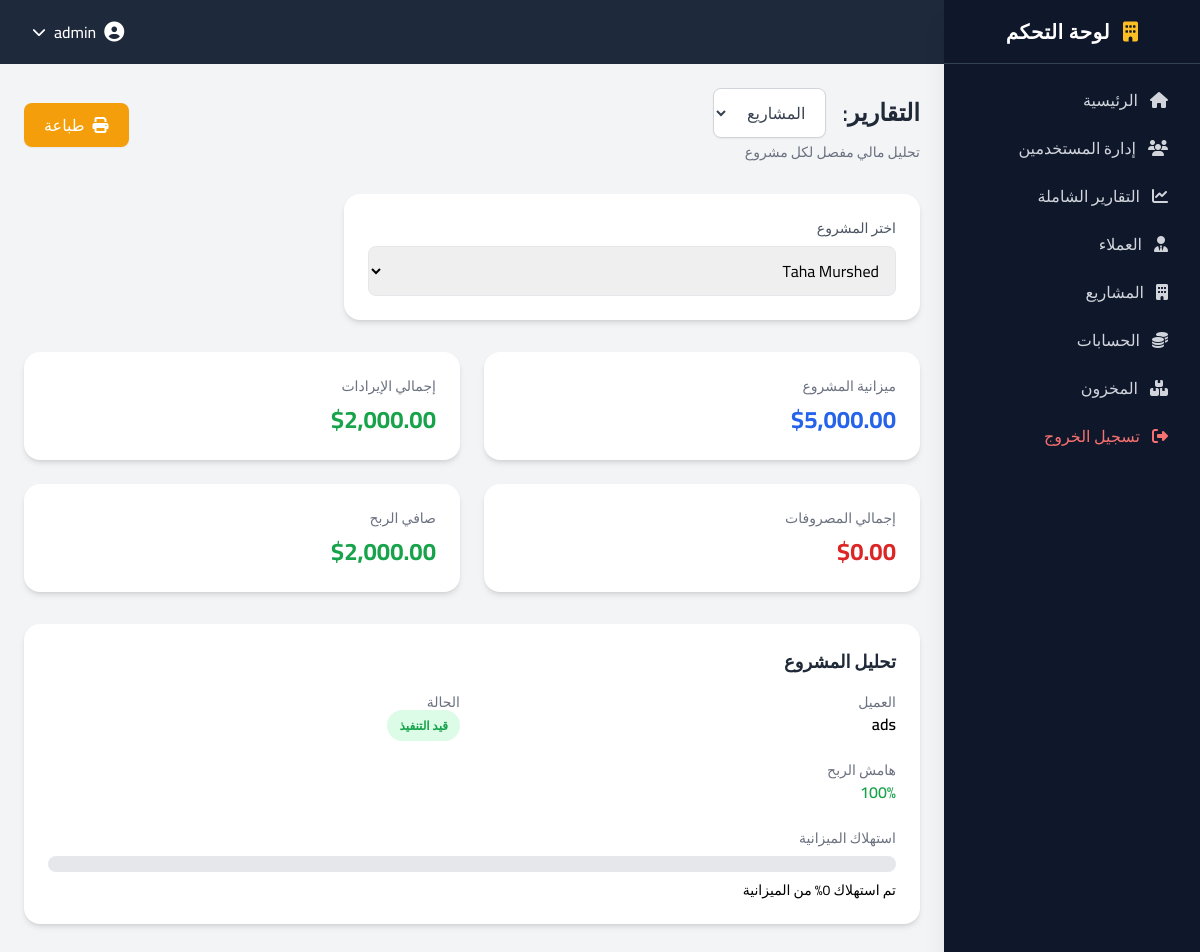
The page /modules/reports/project_report.php?project_id=1 (signed in) on the database its author committed.
### tables this page shows
CREATE TABLE `projects` (
  `id` int NOT NULL,
  `name` varchar(150) NOT NULL,
  `client_id` int NOT NULL,
  `budget` decimal(15,2) DEFAULT '0.00',
  `start_date` date DEFAULT NULL,
  `end_date` date DEFAULT NULL,
  `status` enum('Pending','In Progress','Completed') DEFAULT 'Pending',
  `created_at` timestamp NULL DEFAULT CURRENT_TIMESTAMP
);

CREATE TABLE `clients` (
  `id` int NOT NULL,
  `name` varchar(100) NOT NULL,
  `phone` varchar(20) DEFAULT NULL,
  `email` varchar(100) DEFAULT NULL,
  `address` text,
  `created_at` timestamp NULL DEFAULT CURRENT_TIMESTAMP
);

### modules/reports/project_report.php (the view, shortened to what this page needs)
<?php
require_once '../../config/database.php';
$project_id = isset($_GET['project_id']) && is_numeric($_GET['project_id'])
    ? intval($_GET['project_id'])
    : null;
$project = null;
$revenue = 0;
$expenses = 0;
$profit = 0;
$profit_margin = 0;
$budget_usage = 0;
$projects_list = $conn->query("
    SELECT id, name
    FROM projects
    ORDER BY name ASC
");
if ($project_id) {
    $stmt = $conn->prepare("
        SELECT p.*, c.name AS client_name
        FROM projects p
        JOIN clients c ON p.client_id = c.id
        WHERE p.id = ?
    ");
    $stmt->bind_param("i", $project_id);
    $stmt->execute();
    $result = $stmt->get_result();
    if ($result->num_rows === 1) {
        $project = $result->fetch_assoc();
        $totals_stmt = $conn->prepare("
            SELECT
                (SELECT IFNULL(SUM(amount),0) FROM revenues WHERE project_id = ?) AS total_revenue,
                (SELECT IFNULL(SUM(amount),0) FROM expenses WHERE project_id = ?) AS total_expenses
        ");
        $totals_stmt->bind_param("ii", $project_id, $project_id);
        $totals_stmt->execute();
        $totals = $totals_stmt->get_result()->fetch_assoc();
        $revenue = $totals['total_revenue'];
        $expenses = $totals['total_expenses'];
        $profit = $revenue - $expenses;
        $profit_margin = $revenue > 0
            ? ($profit / $revenue) * 100
            : 0;
        $budget_usage = $project['budget'] > 0
            ? ($expenses / $project['budget']) * 100
            : 0;
    }
}
include '../../includes/header.php';
include '../../includes/sidebar.php';
?>
<div class="lg:mr-64 p-6 min-h-screen bg-gray-100 print:bg-white print:m-0 print:p-0">
    <div class="mb-8 flex flex-col sm:flex-row sm:items-center justify-between gap-4 print:hidden">
        <div>
            <h1 class="text-2xl font-semibold text-gray-800 flex items-center gap-4">
                التقارير:
                <select onchange="window.location.href=this.value" class="text-base border border-gray-300 rounded-lg focus:ring-amber-500 focus:border-amber-500 font-medium text-gray-700 bg-white shadow-sm px-4 py-2 outline-none cursor-pointer">
                    <option value="/construction_system/modules/reports/project_report.php" selected>المشاريع</option>
                </select>
            </h1>
            <p class="text-gray-500 text-sm mt-1">
                تحليل مالي مفصل لكل مشروع
            </p>
        </div>
        <button onclick="window.print()" class="print:hidden bg-amber-500 hover:bg-amber-600 text-white px-5 py-2.5 rounded-lg flex items-center gap-2 shadow-sm transition-all duration-200">
            <i class="fa fa-print"></i>
            <span>طباعة</span>
        </button>
    </div>
    <div class="bg-white rounded-2xl shadow-md p-6 mb-8 max-w-xl print:hidden">
        <form method="GET">
            <label class="block text-sm font-medium text-gray-600 mb-2">
                اختر المشروع
            </label>
            <select name="project_id"
                    onchange="this.form.submit()"
                    class="w-full border rounded-lg px-3 py-2 focus:ring-2 focus:ring-amber-500">
                <?php while($p = $projects_list->fetch_assoc()): ?>
                    <option value="<?= $p['id'] ?>"
                        <?= ($p['id'] == $project_id) ? 'selected' : '' ?>>
                        <?= htmlspecialchars($p['name']) ?>
                    </option>
                <?php endwhile; ?>
            </select>
        </form>
    </div>
<?php if ($project): ?>
    <div class="grid grid-cols-1 sm:grid-cols-2 xl:grid-cols-4 gap-6 mb-8 print:grid-cols-4 print:gap-4">
        <div class="bg-white rounded-2xl shadow-md p-6">
            <p class="text-gray-500 text-sm">ميزانية المشروع</p>
            <h3 class="text-2xl font-bold text-blue-600 mt-2">
                $<?= number_format($project['budget'],2) ?>
            </h3>
        </div>
        <div class="bg-white rounded-2xl shadow-md p-6">
            <p class="text-gray-500 text-sm">إجمالي الإيرادات</p>
            <h3 class="text-2xl font-bold text-green-600 mt-2">
                $<?= number_format($revenue,2) ?>
            </h3>
        </div>
        <div class="bg-white rounded-2xl shadow-md p-6">
            <p class="text-gray-500 text-sm">إجمالي المصروفات</p>
            <h3 class="text-2xl font-bold text-red-600 mt-2">
                $<?= number_format($expenses,2) ?>
            </h3>
        </div>
        <div class="bg-white rounded-2xl shadow-md p-6">
            <p class="text-gray-500 text-sm">صافي الربح</p>
            <h3 class="text-2xl font-bold <?= $profit >= 0 ? 'text-green-600' : 'text-red-600' ?> mt-2">
                $<?= number_format($profit,2) ?>
            </h3>
        </div>
    </div>
    <div class="bg-white rounded-2xl shadow-md p-6 print:shadow-none print:p-0 print:border print:border-gray-300">
        <h3 class="text-lg font-semibold text-gray-800 mb-4">
            تحليل المشروع
        </h3>
        <div class="grid grid-cols-1 md:grid-cols-2 gap-6 mb-6">
            <div>
                <p class="text-gray-500 text-sm">العميل</p>
                <p class="font-semibold"><?= htmlspecialchars($project['client_name']) ?></p>
            </div>
            <div>
                <p class="text-gray-500 text-sm">الحالة</p>
                <?php
                $status_ar = match(strtolower(str_replace(' ', '-', $project['status']))) {
                    'pending'      => 'قيد الانتظار',
                    'in-progress'  => 'قيد التنفيذ',
                    'completed'    => 'مكتمل',
                    default        => htmlspecialchars($project['status'])
                };
                ?>
                <span class="px-3 py-1 rounded-full text-xs font-semibold print:border print:border-gray-400 print:text-gray-800 print:bg-transparent
                    <?= $profit >= 0 ? 'bg-green-100 text-green-600' : 'bg-red-100 text-red-600' ?>">
                    <?= $status_ar ?>
                </span>
            </div>
            <div>
                <p class="text-gray-500 text-sm">هامش الربح</p>
                <p class="font-semibold <?= $profit_margin >= 0 ? 'text-green-600' : 'text-red-600' ?>">
                    <?= round($profit_margin,2) ?>%
                </p>
            </div>
        </div>
        <div>
            <p class="text-gray-500 text-sm mb-2">استهلاك الميزانية</p>
            <div class="w-full bg-gray-200 rounded-full h-4">
            </div>
            <p class="mt-2 text-sm">
                تم استهلاك <?= round($budget_usage,2) ?>% من الميزانية
            </p>
        </div>
    </div>
<?php endif; ?>
</div>
<?php include '../../includes/footer.php'; ?>

### rows shown on the page
projects: budget "5,000.00", client.name "ads", status "قيد التنفيذ"

### other values the page prints
$_SESSION['username'] "admin"
$label "إدارة المستخدمين التقارير الشاملة العملاء المشاريع الحسابات المخزون"
$revenue "2,000.00"
$expenses "0.00"
$profit "2,000.00"
$profit_margin "100"
$budget_usage "0"
form field project_id "Taha Murshed"
